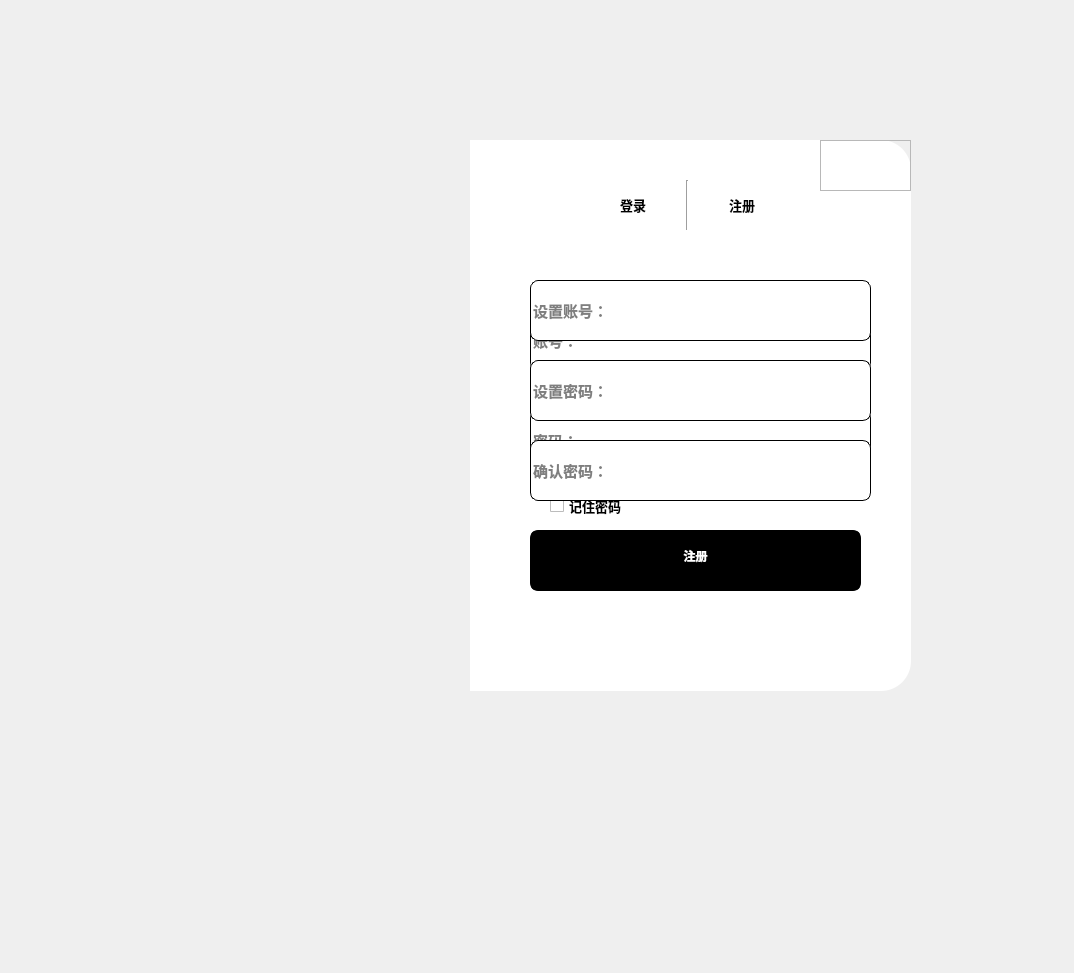
<?xml version="1.0" encoding="UTF-8"?>
<ui version="4.0">
 <class>MainWindow</class>
 <widget class="QMainWindow" name="MainWindow">
  <property name="geometry">
   <rect>
    <x>0</x>
    <y>0</y>
    <width>1074</width>
    <height>973</height>
   </rect>
  </property>
  <property name="font">
   <font>
    <pointsize>10</pointsize>
    <weight>75</weight>
    <bold>true</bold>
   </font>
  </property>
  <property name="windowTitle">
   <string>MainWindow</string>
  </property>
  <widget class="QWidget" name="centralwidget">
   <widget class="QLabel" name="label">
    <property name="geometry">
     <rect>
      <x>130</x>
      <y>140</y>
      <width>340</width>
      <height>551</height>
     </rect>
    </property>
    <property name="styleSheet">
     <string notr="true">border-image: url(:/image/images/cherie-birkner-J6MJPuJiDPo-unsplash (1).jpg);
border-top-left-radius:30px;
border-bottom-left-radius:30px</string>
    </property>
    <property name="text">
     <string/>
    </property>
   </widget>
   <widget class="QLabel" name="label_2">
    <property name="geometry">
     <rect>
      <x>470</x>
      <y>140</y>
      <width>441</width>
      <height>551</height>
     </rect>
    </property>
    <property name="styleSheet">
     <string notr="true">background-color: rgb(255, 255, 255);
border-top-right-radius:30px;
border-bottom-right-radius:30px;</string>
    </property>
    <property name="text">
     <string/>
    </property>
   </widget>
   <widget class="QWidget" name="widget" native="true">
    <property name="geometry">
     <rect>
      <x>580</x>
      <y>180</y>
      <width>215</width>
      <height>50</height>
     </rect>
    </property>
    <layout class="QHBoxLayout" name="horizontalLayout">
     <property name="spacing">
      <number>0</number>
     </property>
     <item>
      <widget class="QPushButton" name="pushButton">
       <property name="font">
        <font>
         <family>微软雅黑</family>
         <pointsize>10</pointsize>
         <weight>75</weight>
         <bold>true</bold>
        </font>
       </property>
       <property name="styleSheet">
        <string notr="true">#pushButton{
    border:none;
}
#pushButton:focus{
	color: rgb(186, 186, 186);
}</string>
       </property>
       <property name="text">
        <string>登录</string>
       </property>
      </widget>
     </item>
     <item>
      <widget class="Line" name="line">
       <property name="orientation">
        <enum>Qt::Vertical</enum>
       </property>
      </widget>
     </item>
     <item>
      <widget class="QPushButton" name="pushButton_2">
       <property name="font">
        <font>
         <family>微软雅黑</family>
         <pointsize>10</pointsize>
         <weight>75</weight>
         <bold>true</bold>
        </font>
       </property>
       <property name="styleSheet">
        <string notr="true">#pushButton_2{
    border:none;
}
#pushButton_2:focus{
	color: rgb(186, 186, 186);
}</string>
       </property>
       <property name="text">
        <string>注册</string>
       </property>
      </widget>
     </item>
    </layout>
   </widget>
   <widget class="QWidget" name="widget_2" native="true">
    <property name="geometry">
     <rect>
      <x>500</x>
      <y>270</y>
      <width>401</width>
      <height>341</height>
     </rect>
    </property>
    <widget class="QLineEdit" name="lineEdit">
     <property name="geometry">
      <rect>
       <x>30</x>
       <y>40</y>
       <width>341</width>
       <height>61</height>
      </rect>
     </property>
     <property name="font">
      <font>
       <family>微软雅黑</family>
       <pointsize>11</pointsize>
       <weight>75</weight>
       <bold>true</bold>
      </font>
     </property>
     <property name="styleSheet">
      <string notr="true">border:1px solid rgb(0,0,0);
border-radius:8px;</string>
     </property>
     <property name="placeholderText">
      <string>账号：</string>
     </property>
    </widget>
    <widget class="QLineEdit" name="lineEdit_2">
     <property name="geometry">
      <rect>
       <x>30</x>
       <y>140</y>
       <width>341</width>
       <height>61</height>
      </rect>
     </property>
     <property name="font">
      <font>
       <family>微软雅黑</family>
       <pointsize>11</pointsize>
       <weight>75</weight>
       <bold>true</bold>
      </font>
     </property>
     <property name="styleSheet">
      <string notr="true">border:1px solid rgb(0,0,0);
border-radius:8px;</string>
     </property>
     <property name="echoMode">
      <enum>QLineEdit::Password</enum>
     </property>
     <property name="placeholderText">
      <string>密码：</string>
     </property>
    </widget>
    <widget class="QPushButton" name="pushButton_3">
     <property name="geometry">
      <rect>
       <x>30</x>
       <y>270</y>
       <width>331</width>
       <height>51</height>
      </rect>
     </property>
     <property name="font">
      <font>
       <family>微软雅黑</family>
       <pointsize>9</pointsize>
       <weight>75</weight>
       <bold>true</bold>
      </font>
     </property>
     <property name="styleSheet">
      <string notr="true">#pushButton_3{
	background-color: rgb(0, 0, 0);
	color: rgb(255, 255, 255);
	border:3px solid rgb(0,0,0);
	border-radius:8px;
}
#pushButton_3:hover{
	background-color: rgb(255, 255, 255);
	color: rgb(0, 0, 0);
}
#pushButton_3:pressed{
	padding-top:5px;
	padding-left:5px;

}</string>
     </property>
     <property name="text">
      <string>登录</string>
     </property>
    </widget>
    <widget class="QCheckBox" name="checkBox">
     <property name="geometry">
      <rect>
       <x>50</x>
       <y>220</y>
       <width>101</width>
       <height>31</height>
      </rect>
     </property>
     <property name="text">
      <string>记住密码</string>
     </property>
    </widget>
   </widget>
   <widget class="QWidget" name="widget_3" native="true">
    <property name="geometry">
     <rect>
      <x>500</x>
      <y>260</y>
      <width>401</width>
      <height>341</height>
     </rect>
    </property>
    <widget class="QLineEdit" name="lineEdit_3">
     <property name="geometry">
      <rect>
       <x>30</x>
       <y>20</y>
       <width>341</width>
       <height>61</height>
      </rect>
     </property>
     <property name="font">
      <font>
       <family>微软雅黑</family>
       <pointsize>11</pointsize>
       <weight>75</weight>
       <bold>true</bold>
      </font>
     </property>
     <property name="styleSheet">
      <string notr="true">border:1px solid rgb(0,0,0);
border-radius:8px;</string>
     </property>
     <property name="placeholderText">
      <string>设置账号：</string>
     </property>
    </widget>
    <widget class="QLineEdit" name="lineEdit_4">
     <property name="geometry">
      <rect>
       <x>30</x>
       <y>100</y>
       <width>341</width>
       <height>61</height>
      </rect>
     </property>
     <property name="font">
      <font>
       <family>微软雅黑</family>
       <pointsize>11</pointsize>
       <weight>75</weight>
       <bold>true</bold>
      </font>
     </property>
     <property name="styleSheet">
      <string notr="true">border:1px solid rgb(0,0,0);
border-radius:8px;</string>
     </property>
     <property name="placeholderText">
      <string>设置密码：</string>
     </property>
    </widget>
    <widget class="QLineEdit" name="lineEdit_5">
     <property name="geometry">
      <rect>
       <x>30</x>
       <y>180</y>
       <width>341</width>
       <height>61</height>
      </rect>
     </property>
     <property name="font">
      <font>
       <family>微软雅黑</family>
       <pointsize>11</pointsize>
       <weight>75</weight>
       <bold>true</bold>
      </font>
     </property>
     <property name="styleSheet">
      <string notr="true">border:1px solid rgb(0,0,0);
border-radius:8px;</string>
     </property>
     <property name="placeholderText">
      <string>确认密码：</string>
     </property>
    </widget>
    <widget class="QPushButton" name="pushButton_5">
     <property name="geometry">
      <rect>
       <x>30</x>
       <y>270</y>
       <width>331</width>
       <height>51</height>
      </rect>
     </property>
     <property name="font">
      <font>
       <family>微软雅黑</family>
       <pointsize>9</pointsize>
       <weight>75</weight>
       <bold>true</bold>
      </font>
     </property>
     <property name="styleSheet">
      <string notr="true">#pushButton_5{
	background-color: rgb(0, 0, 0);
	color: rgb(255, 255, 255);
	border:3px solid rgb(0,0,0);
	border-radius:8px;
}
#pushButton_5:hover{
	background-color: rgb(255, 255, 255);
	color: rgb(0, 0, 0);
}
#pushButton_5:pressed{
	padding-top:5px;
	padding-left:5px;

}</string>
     </property>
     <property name="text">
      <string>注册</string>
     </property>
    </widget>
   </widget>
   <widget class="QFrame" name="frame">
    <property name="geometry">
     <rect>
      <x>820</x>
      <y>140</y>
      <width>91</width>
      <height>51</height>
     </rect>
    </property>
    <property name="styleSheet">
     <string notr="true">QPushButton{
   border:none;
}
QPushButton:hover{
   padding-botton:5px;
}</string>
    </property>
    <property name="frameShape">
     <enum>QFrame::StyledPanel</enum>
    </property>
    <property name="frameShadow">
     <enum>QFrame::Raised</enum>
    </property>
    <layout class="QHBoxLayout" name="horizontalLayout_2">
     <item>
      <widget class="QPushButton" name="pushButton_4">
       <property name="text">
        <string/>
       </property>
       <property name="icon">
        <iconset resource="resource.qrc">
         <normaloff>:/icons/icons/minus.png</normaloff>:/icons/icons/minus.png</iconset>
       </property>
      </widget>
     </item>
     <item>
      <widget class="QPushButton" name="pushButton_6">
       <property name="text">
        <string/>
       </property>
       <property name="icon">
        <iconset resource="resource.qrc">
         <normaloff>:/icons/icons/close.png</normaloff>:/icons/icons/close.png</iconset>
       </property>
       <property name="iconSize">
        <size>
         <width>25</width>
         <height>25</height>
        </size>
       </property>
      </widget>
     </item>
    </layout>
   </widget>
   <widget class="QWidget" name="widget_4" native="true">
    <property name="geometry">
     <rect>
      <x>560</x>
      <y>610</y>
      <width>281</width>
      <height>71</height>
     </rect>
    </property>
    <property name="styleSheet">
     <string notr="true">QPushButton{
   border:none;
}
QPushButton:pressed{
   padding-top:5px;
   padding-left:5px;
}</string>
    </property>
    <layout class="QHBoxLayout" name="horizontalLayout_3">
     <item>
      <widget class="QPushButton" name="pushButton_7">
       <property name="text">
        <string/>
       </property>
       <property name="icon">
        <iconset resource="resource.qrc">
         <normaloff>:/icons/icons/qr.png</normaloff>:/icons/icons/qr.png</iconset>
       </property>
       <property name="iconSize">
        <size>
         <width>35</width>
         <height>35</height>
        </size>
       </property>
      </widget>
     </item>
     <item>
      <widget class="QPushButton" name="pushButton_8">
       <property name="text">
        <string/>
       </property>
       <property name="icon">
        <iconset resource="resource.qrc">
         <normaloff>:/icons/icons/wechat.png</normaloff>:/icons/icons/wechat.png</iconset>
       </property>
       <property name="iconSize">
        <size>
         <width>35</width>
         <height>35</height>
        </size>
       </property>
      </widget>
     </item>
     <item>
      <widget class="QPushButton" name="pushButton_9">
       <property name="text">
        <string/>
       </property>
       <property name="icon">
        <iconset resource="resource.qrc">
         <normaloff>:/icons/icons/ff27fdfc6f9d3f19506a9171bbaf1388.png</normaloff>:/icons/icons/ff27fdfc6f9d3f19506a9171bbaf1388.png</iconset>
       </property>
       <property name="iconSize">
        <size>
         <width>35</width>
         <height>35</height>
        </size>
       </property>
      </widget>
     </item>
    </layout>
   </widget>
  </widget>
 </widget>
 <resources>
  <include location="resource.qrc"/>
 </resources>
 <connections>
  <connection>
   <sender>pushButton_6</sender>
   <signal>clicked()</signal>
   <receiver>MainWindow</receiver>
   <slot>close()</slot>
   <hints>
    <hint type="sourcelabel">
     <x>881</x>
     <y>156</y>
    </hint>
    <hint type="destinationlabel">
     <x>940</x>
     <y>94</y>
    </hint>
   </hints>
  </connection>
  <connection>
   <sender>pushButton_4</sender>
   <signal>clicked()</signal>
   <receiver>MainWindow</receiver>
   <slot>showMinimized()</slot>
   <hints>
    <hint type="sourcelabel">
     <x>848</x>
     <y>160</y>
    </hint>
    <hint type="destinationlabel">
     <x>801</x>
     <y>84</y>
    </hint>
   </hints>
  </connection>
 </connections>
</ui>
